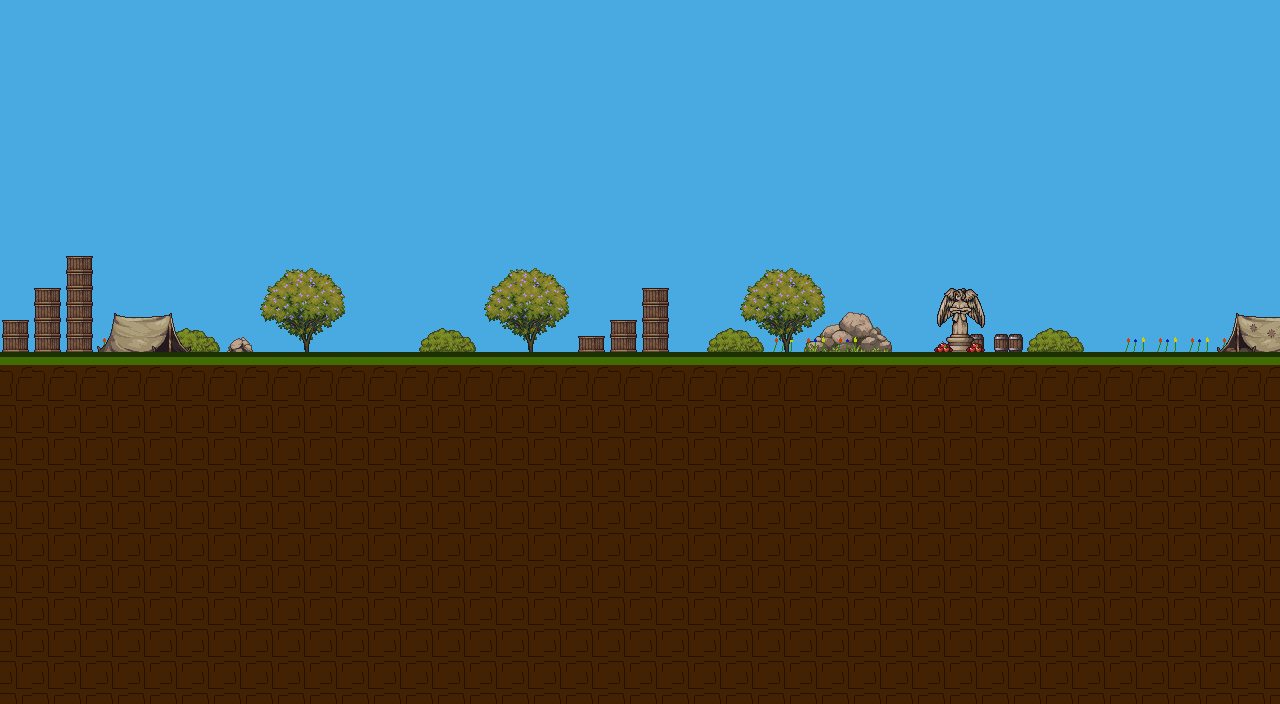

This is a level from a 2D game, rendered from its Tiled map with the project's own tilesets. A one-line summary and the map file follow, with tile-layer data summarised:
An orthogonal 40x22 tile map with 32x32 px tiles, 6 tile layers (Sky, Rocks, Flowers, Tent, ...), 5 tilesets and 7 objects.

<map version="1.10" tiledversion="1.12.2" orientation="orthogonal" renderorder="right-down" width="40" height="22" tilewidth="32" tileheight="32" infinite="0" nextlayerid="10" nextobjectid="10">
 <tileset firstgid="1" source="TileSet.tsx" />
 <tileset firstgid="17" source="Decor.tsx" />
 <tileset firstgid="238" source="Flowering Tree.tsx" />
 <tileset firstgid="247" source="TallGrass.tsx" />
 <tileset firstgid="250" source="Angel Statue.tsx" />
 <objectgroup id="9" name="restoreLife">
  <object id="9" x="897.333" y="257.333" width="128.667" height="95.3333" />
 </objectgroup>
 <objectgroup id="8" name="ToForest" visible="0">
  <object id="6" x="1217.33" y="226.667" width="61.3333" height="125.333" />
 </objectgroup>
 <layer id="4" name="Sky" width="40" height="22">
  <data>[880 cells, 440 non-empty, 1 distinct tile ids]</data>
 </layer>
 <layer id="6" name="Rocks" width="40" height="22">
  <data>[880 cells, 13 non-empty, 7 distinct tile ids]</data>
 </layer>
 <layer id="2" name="Flowers" width="40" height="22">
  <data>[880 cells, 49 non-empty, 16 distinct tile ids]</data>
 </layer>
 <layer id="7" name="Tent" width="40" height="22">
  <data>[880 cells, 21 non-empty, 17 distinct tile ids]</data>
 </layer>
 <layer id="3" name="Tree" width="40" height="22">
  <data>[880 cells, 47 non-empty, 19 distinct tile ids]</data>
 </layer>
 <layer id="1" name="Ground" width="40" height="22">
  <data>[880 cells, 880 non-empty, 40 distinct tile ids]</data>
 </layer>
 <objectgroup id="5" name="collision" visible="0">
  <object id="1" x="2" y="355" width="1278" height="130.667" />
  <object id="3" x="578" y="336.364" width="32" height="22.9091" />
  <object id="4" x="609.455" y="320" width="32.5455" height="40.3636" />
  <object id="5" x="641.636" y="288.182" width="28" height="68" />
  <object id="8" x="66" y="281.091" width="28.7273" height="76" />
 </objectgroup>
</map>
